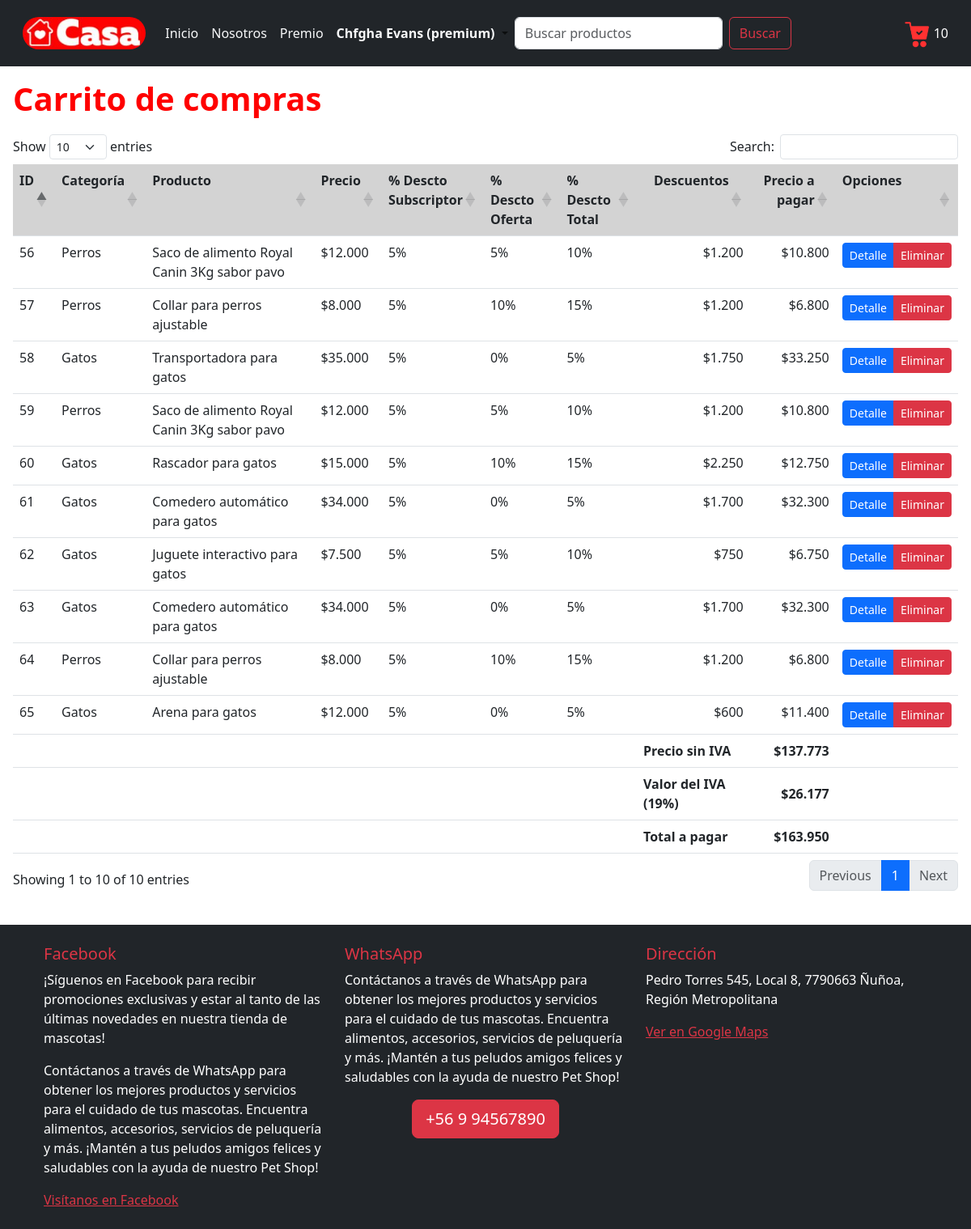
Screenshot of /carrito (signed in) with the database file from the repository.
### core/models.py (models this page shows, shortened)
class Carrito(models.Model):
    cliente = models.ForeignKey(Perfil, on_delete=models.DO_NOTHING)
    producto = models.ForeignKey(Producto, on_delete=models.DO_NOTHING)
    precio = models.IntegerField(blank=False, null=False, verbose_name='Precio')
    descuento_subscriptor = models.IntegerField(
        validators=[MinValueValidator(0), MaxValueValidator(100)],
        blank=False,
        null=False,
        verbose_name='Descto subs'
    )
    descuento_oferta = models.IntegerField(
        validators=[MinValueValidator(0), MaxValueValidator(100)],
        blank=False,
        null=False,
        verbose_name='Descto oferta'
    )
    descuento_total = models.IntegerField(
        validators=[MinValueValidator(0), MaxValueValidator(100)],
        blank=False,
        null=False,
        verbose_name='Descto total'
    )
    descuentos = models.IntegerField(blank=False, null=False, verbose_name='Descuentos')
    precio_a_pagar = models.IntegerField(blank=False, null=False, verbose_name='Precio a pagar')
    class Meta:
        db_table = 'Carrito'
        verbose_name = "Carrito de compras"
        verbose_name_plural = "Carritos de compras"
        ordering = ['cliente', 'producto']

class Producto(models.Model):
    categoria = models.ForeignKey(Categoria, on_delete=models.DO_NOTHING, verbose_name='Categoría')
    nombre = models.CharField(max_length=100, blank=False, null=False, verbose_name='Nombre producto')
    descripcion = models.CharField(max_length=400, blank=False, null=False, verbose_name='Descripción')
    precio = models.IntegerField(blank=False, null=False, verbose_name='Precio')
    descuento_subscriptor = models.IntegerField(
        validators=[MinValueValidator(0), MaxValueValidator(100)],
        blank=False,
        null=False,
        verbose_name='% Descuento subscriptor'
    )
    descuento_oferta = models.IntegerField(
        validators=[MinValueValidator(0), MaxValueValidator(100)],
        blank=False,
        null=False,
        verbose_name='% Descuento oferta'
    )
    imagen = models.ImageField(upload_to='productos/', blank=False, null=False, verbose_name='Imagen')
    class Meta:
        db_table = 'Producto'
        verbose_name = "Producto"
        verbose_name_plural = "Productos"
        ordering = ['categoria', 'nombre']

class Categoria(models.Model):
    nombre = models.CharField(max_length=100, blank=False, null=False, verbose_name='Nombre categoría')
    class Meta:
        db_table = 'Categoria'
        verbose_name = "Categoría de producto"
        verbose_name_plural = "Categorías de productos"
        ordering = ['nombre']

### core/views.py (the view)
# urls.py: path('carrito', carrito, name='carrito'),
def carrito(request):
    detalle_carrito = Carrito.objects.filter(cliente=request.user.perfil)
    total_a_pagar = 0
    for item in detalle_carrito:
        total_a_pagar += item.precio_a_pagar
    monto_sin_iva = int(round(total_a_pagar / 1.19))
    iva = total_a_pagar - monto_sin_iva
    context = {
        'detalle_carrito': detalle_carrito,
        'monto_sin_iva': monto_sin_iva,
        'iva': iva,
        'total_a_pagar': total_a_pagar,
    }
    return render(request, 'core/carrito.html', context)

### core/context_processors.py (called while the page is built)
def registrar_carrito(request):
    mostrar_carrito = False
    cantidad_productos = 0
    if request.user.is_authenticated:
        if request.user.perfil.tipo_usuario == 'Cliente':
            cantidad_productos = Carrito.objects.filter(cliente=request.user.perfil).count()
            mostrar_carrito = cantidad_productos > 0
    return {
        'mostrar_carrito': mostrar_carrito,
        'cantidad_productos': cantidad_productos,
    }

def carrito_variables(request):
    if request.user.is_authenticated and hasattr(request.user, 'perfil') and request.user.perfil.tipo_usuario == 'Cliente':
        detalle_carrito = Carrito.objects.filter(cliente=request.user.perfil)
        total_a_pagar = 0
        for item in detalle_carrito:
            total_a_pagar += item.precio_a_pagar
        monto_sin_iva = int(round(total_a_pagar / 1.19))
        iva = total_a_pagar - monto_sin_iva
        return {
            'detalle_carrito': detalle_carrito,
            'monto_sin_iva': monto_sin_iva,
            'iva': iva,
            'total_a_pagar': total_a_pagar,
        }
    return {}

### core/templatetags/custom_filters.py (called while the page is built)
@register.filter
def formatear_dinero(value):
    value = round(value)
    value = f'${value:,}'
    value = value.replace(',', '.')
    return value

@register.filter
def formatear_porcentaje(value):
    return f'{value}%'

### core/templates/core/carrito.html
{% extends 'core/base.html' %}
{% load static %}
{% load custom_filters %}
{% block content %}
    <h1> Carrito de compras </h1>
    <table id="tabla-principal" class="table table-hover">
        <thead>
            <tr>
                <th> ID </th>
                <th> Categoría </th>
                <th> Producto </th>
                <th> Precio </th>
                <th> % Descto <br> Subscriptor </th>
                <th> % Descto <br> Oferta </th>
                <th> % Descto <br> Total </th>
                <th class="text-end"> Descuentos </th>
                <th class="text-end"> Precio a pagar </th>
                <th> Opciones </th>
            </tr>
        </thead>
        <tbody>
            {% for item in detalle_carrito %}
                <tr>
                    <td> {{ item.id }} </td>
                    <td> {{ item.producto.categoria.nombre }} </td>
                    <td> {{ item.producto.nombre }} </td>
                    <td> {{ item.precio|formatear_dinero }} </td>
                    <td> {{ item.descuento_subscriptor|formatear_porcentaje }} </td>
                    <td> {{ item.descuento_oferta|formatear_porcentaje }} </td>
                    <td> {{ item.descuento_total|formatear_porcentaje }} </td>
                    <td class="text-end"> {{ item.descuentos|formatear_dinero }} </td>
                    <td class="text-end"> {{ item.precio_a_pagar|formatear_dinero }} </td>
                    <td>
                        <div class="btn-group">
                            <a href="{% url 'ficha' item.producto.id %}" class="btn btn-sm btn-primary"> Detalle </a>
                            <a href="{% url 'eliminar_producto_en_carrito' item.id %}" class="btn btn-sm btn-danger"> Eliminar </a>
                        </div>
                    </td>
                </tr>
            {% endfor %}
        <tfoot>
            <tr>
                <td></td>
                <td></td>
                <td></td>
                <td></td>
                <td></td>
                <td></td>
                <td></td>
                <td class="fw-bold"> Precio sin IVA </td>
                <td class="fw-bold text-end"> {{ monto_sin_iva|formatear_dinero }} </td>
                <td></td>
            </tr>
            <tr>
                <td></td>
                <td></td>
                <td></td>
                <td></td>
                <td></td>
                <td></td>
                <td></td>
                <td class="fw-bold"> Valor del IVA (19%) </td>
                <td class="fw-bold text-end"> {{ iva|formatear_dinero }} </td>
                <td></td>
            </tr>
            <tr>
                <td></td>
                <td></td>
                <td></td>
                <td></td>
                <td></td>
                <td></td>
                <td></td>
                <td class="fw-bold"> Total a pagar </td>
                <td class="fw-bold text-end"> {{ total_a_pagar|formatear_dinero }} </td>
                <td></td>
            </tr>
        </tfoot>
        </tbody>
    </table>
{% endblock content %}

### core/templates/core/base.html (shortened to what this page needs)
{% load static %}
{% load custom_filters %}
<!DOCTYPE html>
<html lang="es">
<head>
    <link rel="stylesheet" href="{% static 'core/css/style-carrito.css' %}" />
    <link rel="stylesheet" href="{% static 'core/css/base.css' %}">
    <link href="https://cdn.jsdelivr.net/npm/bootstrap@5.3.0/dist/css/bootstrap.min.css" rel="stylesheet">
    <link href="https://cdn.datatables.net/1.13.4/css/dataTables.bootstrap5.min.css" rel="stylesheet">
    <link href="{% static 'core/css/base.css'%}" rel="stylesheet">
</head>
<body>
    {% block navbar %}
      <nav class="navbar navbar-expand-lg text-bg-dark p-3">
        <div class="container-fluid">
          <a class="navbar-brand" href="{% url 'index' %}">
            <img class="rounded-pill" src="{% static 'core/images/logo.jpg' %}" style="height: 40px;;" alt="logo">
          </a>
          <div class="collapse navbar-collapse" id="navbarSupportedContent">
            <ul class="navbar-nav me-auto mb-2 mb-lg-0">
              <li class="nav-item">
                <a class="nav-link active text-light" aria-current="page" href="{% url 'index' %}">Inicio</a>
              </li>
              <li class="nav-item">
                <a class="nav-link text-light text-light" aria-current="page" href="{% url 'nosotros' %}"> Nosotros </a>
              </li>
              {% if user.is_authenticated %}
              <li class="nav-item">
                <a class="nav-link text-light text-light" aria-current="page" href="{% url 'api' %}"> Premio </a>
              </li>
                <li class="nav-item dropdown">
                  <a class="nav-link dropdown-toggle" href="#" role="button" data-bs-toggle="dropdown"
                      aria-expanded="false" href="{% url 'ingresar' %}">
                    {% if user.is_superuser %}
                      <span class="text-danger fw-bold">
                    {% elif user.is_staff %}
                      <span class="text-warning fw-bold">
                    {% else %}
                      <span class="text-light fw-bold">
                    {% endif %}
                      {{ user.first_name }} {{ user.last_name }}
                      {% if user.perfil.subscrito %}
                        (premium)
                      {% endif %}
                    </span>
                  </a>
                </li>
              {% endif %}
              <form method="post" action="{% url 'index' %}" class="d-flex" role="search">
                <input class="form-control me-2" type="search" placeholder="Buscar productos"
                    aria-label="Search" id="buscar" id="buscar" name="buscar">
                <button class="btn btn-outline-danger" type="submit"> Buscar </button>
              </form>
            </ul>
            <div>
            <div>
              {% if mostrar_carrito %}
                  <div class="carrito-wrapper d-flex float-end mt-1">
                    <div id="carritoNav">
                    <img src="{% static 'core/images/carritos.png' %}" width="32px">
                    {{ cantidad_productos }}
                  </div>
                </div>
              {% endif %}
            </div>
            </div>
          </div>
        </div>
      </nav>
    {% endblock navbar %}
    <div class="content m-3">
        {% block content %}
        {% endblock content %}
    </div>
    <br>
    <footer>
        <footer class="bg-dark text-white text-center text-lg-start">
          <div class="container p-4">
            <div class="row">
              <div class="col-lg-4 col-md-6 mb-4 mb-md-0">
                <h5 class="text-danger">Facebook</h5>
                <p>¡Síguenos en Facebook para recibir promociones exclusivas y estar al tanto de las últimas novedades en nuestra tienda de mascotas! </p>
                <p>Contáctanos a través de WhatsApp para obtener los mejores productos y servicios para el cuidado de tus mascotas. Encuentra alimentos, accesorios, servicios de peluquería y más. ¡Mantén a tus peludos amigos felices y saludables con la ayuda de nuestro Pet Shop!</p>
                <a href="https://www.facebook.com/TuTiendaDeMascotas" target="_blank" rel="noopener noreferrer" class="text-danger">Visítanos en Facebook</a>
              </div>
              <div class="col-lg-4 col-md-6 mb-4 mb-md-0">
                <h5 class="text-danger">WhatsApp</h5>
                <p class="font-size-lg">Contáctanos a través de WhatsApp para obtener los mejores productos y servicios para el cuidado de tus mascotas. Encuentra alimentos, accesorios, servicios de peluquería y más. ¡Mantén a tus peludos amigos felices y saludables con la ayuda de nuestro Pet Shop!</p>
                <div class="d-flex justify-content-center">
                  <a href="https://web.whatsapp.com/" class="btn btn-danger btn-lg font-weight-bold" target="_blank">+56 9 94567890</a>
                </div>
              </div>
              <div class="col-lg-4 col-md-12 mb-4 mb-md-0">
                <h5 class="text-danger">Dirección</h5>
                <p>Pedro Torres 545, Local 8, 7790663 Ñuñoa, Región Metropolitana</p>
                <a href="https://www.google.com/maps?q=Pedro+Torres+545,+Local+8,+7790663+Ñuñoa,+Región+Metropolitana" target="_blank" rel="noopener noreferrer" class="text-danger">Ver en Google Maps</a>
              </div>
            </div>
          </div>
        </footer>
    </footer>
</body>
</html>

### core/static/core/css/style-carrito.css (style rules this page uses)
.carrito-wrapper { position: relative; }
#carritoNav { cursor: pointer; }

### core/static/core/css/base.css (style rules this page uses)
h1 { color: red !important; font-weight: bolder; margin-bottom: 20px; }
th { vertical-align: top; background-color: lightgray !important; }

### rows the page displays
Carrito: id "65", producto.categoria.nombre "Gatos", producto.nombre "Arena para gatos", precio "$12.000", descuento_subscriptor "5%", descuento_oferta "0%", descuento_total "5%", descuentos "$600", precio_a_pagar "$11.400"
Carrito: id "61", producto.categoria.nombre "Gatos", producto.nombre "Comedero automático para gatos", precio "$34.000", descuento_subscriptor "5%", descuento_oferta "0%", descuento_total "5%", descuentos "$1.700", precio_a_pagar "$32.300"
Carrito: id "63", producto.categoria.nombre "Gatos", producto.nombre "Comedero automático para gatos", precio "$34.000", descuento_subscriptor "5%", descuento_oferta "0%", descuento_total "5%", descuentos "$1.700", precio_a_pagar "$32.300"
Carrito: id "62", producto.categoria.nombre "Gatos", producto.nombre "Juguete interactivo para gatos", precio "$7.500", descuento_subscriptor "5%", descuento_oferta "5%", descuento_total "10%", descuentos "$750", precio_a_pagar "$6.750"
Carrito: id "60", producto.categoria.nombre "Gatos", producto.nombre "Rascador para gatos", precio "$15.000", descuento_subscriptor "5%", descuento_oferta "10%", descuento_total "15%", descuentos "$2.250", precio_a_pagar "$12.750"
Carrito: id "58", producto.categoria.nombre "Gatos", producto.nombre "Transportadora para gatos", precio "$35.000", descuento_subscriptor "5%", descuento_oferta "0%", descuento_total "5%", descuentos "$1.750", precio_a_pagar "$33.250"
Carrito: id "57", producto.categoria.nombre "Perros", producto.nombre "Collar para perros ajustable", precio "$8.000", descuento_subscriptor "5%", descuento_oferta "10%", descuento_total "15%", descuentos "$1.200", precio_a_pagar "$6.800"
Carrito: id "64", producto.categoria.nombre "Perros", producto.nombre "Collar para perros ajustable", precio "$8.000", descuento_subscriptor "5%", descuento_oferta "10%", descuento_total "15%", descuentos "$1.200", precio_a_pagar "$6.800"
Carrito: id "56", producto.categoria.nombre "Perros", producto.nombre "Saco de alimento Royal Canin 3Kg sabor pavo", precio "$12.000", descuento_subscriptor "5%", descuento_oferta "5%", descuento_total "10%", descuentos "$1.200", precio_a_pagar "$10.800"
Carrito: id "59", producto.categoria.nombre "Perros", producto.nombre "Saco de alimento Royal Canin 3Kg sabor pavo", precio "$12.000", descuento_subscriptor "5%", descuento_oferta "5%", descuento_total "10%", descuentos "$1.200", precio_a_pagar "$10.800"

### other values shown
{{ user.first_name }} "Chfgha"
{{ user.last_name }} "Evans"
{{ cantidad_productos }} "10"
{{ monto_sin_iva|formatear_dinero }} "$137.773"
{{ iva|formatear_dinero }} "$26.177"
{{ total_a_pagar|formatear_dinero }} "$163.950"
